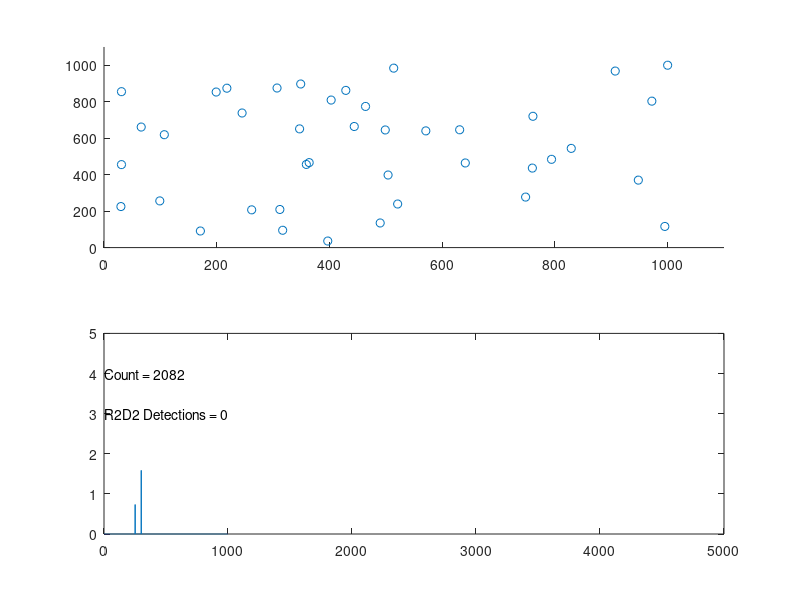

This chart was generated by the following MATLAB code:
%%%%%%%%%%%%%%%%%%%%%%%%%%%%%%%%%%%%%%%%%%%%%%%%%%%%%%%%%%%%%%%%%%%%%%%%%%%%%%%%
% Andrew Payne
% 14 April 2019
%
% r2d2_sim.m - A simulator to show platoon moving through battlespace with
% algorithms programmed to dodge R2D2 units.
%
%
% Basic Instructions:
%   Run in Octave.  Opens up a split GUI figure with battlespace on top and
%   platoon detection time values along the bottom.  Platoon automatically starts 
%   from (1,1), and goes until it finishes at (1000,1000).
%   In the bottom of the GUI window are the count and the R2D2 Detections count.
%   The Count is simply the main loop counter.  The R2D2 Detections count is the
%   number of times the R2D2 (enemy) units spot the platoon.
%
% input arguments:
%   - GRID_SIZE, <#> (default 1000)
%   - NUM_R2D2, <#>  (Try 5 - 50)
%   - RD2D_RANGE, <#> (default 5)
%   - MAX_RANGE, <#>  (Try 50, soldier sensor distance of r2d2 detection)
%
% Example Calls:
%   r2d2_sim
%   r2d2_sim('GRID_SIZE', 500, 'NUM_R2D2', 20)
%   r2d2_sim('MAX_RANGE', 50, 'GRID_SIZE', 1000)
%   r2d2_sim('GRID_SIZE', 1000, 'NUM_R2D2', 40, 'R2D2_RANGE', 6, 'MAX_RANGE', 20)
%
%%%%%%%%%%%%%%%%%%%%%%%%%%%%%%%%%%%%%%%%%%%%%%%%%%%%%%%%%%%%%%%%%%%%%%%%%%%%%%%%

function ret_val = r2d2_sim(varargin)
  GRID_SIZE = 1000;
  NUM_R2D2 = 40;
  R2D2_RANGE = 10;
  MAX_RANGE = 40;

  % Parsing input arguments.
  for i = 1:2:length(varargin)
    switch upper(varargin{i})
      case 'GRID_SIZE'
        GRID_SIZE = varargin{i+1};
      case 'NUM_R2D2'
        NUM_R2D2 = varargin{i+1};
      case 'R2D2_RANGE'
        R2D2_RANGE = varargin{i+1};
      case 'MAX_RANGE'
        MAX_RANGE = varargin{i+1};
      otherwise
        msgbox(['Command ', varargin{i}, ' is not recognized. Exiting.']);
        ret_val = -1;
        return
    end
  end
  
  % Maneuvering step counts:
  DIRECTIVE_FORWARD_STEPS = GRID_SIZE/50;   % Seems to work the best.
  DIRECTIVE_RETRACE_STEPS = GRID_SIZE/50;
  
  ret_val = 0;
  
  grid = zeros(GRID_SIZE);

  % Generate R2D2.
  r2d2.num = NUM_R2D2;
  % Positions (columns wrap top-to-bottom).
  r2d2.raw_positions = fix(rand(1,NUM_R2D2)*GRID_SIZE^2);
  % Set ordered pair positions via R2d2_Positions:
  r2d2.num_detections = 0;
  R2d2_Positions;

  % Place R2D2s into grid.
  grid(r2d2.raw_positions) = 1;

  % Place platoon at the starting mark.
  platoon.position = [1,1];
  platoon.directive = {'N/A', 0;
                       'N/A', 0;};
  platoon.last_move = [0 0 0 0]; % n s e w.
  platoon.move_count = 0;
  platoon.detections = zeros(DIRECTIVE_FORWARD_STEPS, 1);
  platoon.maneuver = 0;
  
  sensor.num_hits = 0;
  sensor.heatmap = zeros(2);  % Give a fresh 2x2 sensor relative heatmap grid.
  sensor.old_heatmap = zeros(2);
  sensor.change = zeros(2);
  splot=[];
  
  Setup_Plot;
  
  done = 0;

  % Main time-step loop.
  while (done == 0)
    % Turn on sensor. Collect Data about R2D2.
    % Gets a 2x2 grid of NW, SW, NE, SE data correlating to severity of sensor data.
    Platoon_Sense;

    % Decides how to proceed to the finish line based on sensor heatmap.
    Platoon_Decide;

    % R2d2 detection:
    R2d2_Detection;
    
    % Updates the plot for this simulation.
    Update_Plot;

    % Loop ending when finish line reached.
    done = (platoon.position(1) > GRID_SIZE-1 && platoon.position(2) > GRID_SIZE-1);
    
    %disp([platoon.directive{1}, ' ', num2str(platoon.directive{2})]);
    
    %disp([num2str(platoon.move_count), ' ', num2str(platoon.position)]);
  end
  
    disp([num2str(platoon.position(1)), ' ', num2str(platoon.position(2))]);
 
 
%%%%%%%%%%%%%%%%%%%%%%%%%%%%%%%%%%%%%%%%%%%%%%%%%%%%%%%%%%%%%%%%%%%%%%%%%%%%%%%%
% FUNCTION:
% Setup_Plot - A function to create a figure window and display the battlespace 
%              scatter plot and heatmap spikes.
%
%
%
%%%%%%%%%%%%%%%%%%%%%%%%%%%%%%%%%%%%%%%%%%%%%%%%%%%%%%%%%%%%%%%%%%%%%%%%%%%%%%%%

  function Setup_Plot
    for (i = 1:NUM_R2D2)
      splot.xdata(i) = r2d2.positions{i}(1);
      splot.ydata(i) = r2d2.positions{i}(2);
    end
    % Add the platoon position:
    splot.xdata(NUM_R2D2+1) = platoon.position(1);
    splot.ydata(NUM_R2D2+1) = platoon.position(2);
    
    f=figure;
    subplot(2,1,1);
    
    % Start the graph
    splot.graph = scatter(splot.xdata, splot.ydata);
    
    axis([0 GRID_SIZE*1.1 0 GRID_SIZE*1.1]);

    subplot(2,1,2);
    
    splot.xheat = linspace(1,1000,GRID_SIZE*5);
    splot.yheat = zeros(1,GRID_SIZE*5);
    splot.heatmap_plot = plot(splot.xheat, splot.yheat);
    splot.move_counter = text(1,4,'Count = 0');
    splot.r2d2_detections = text(1,3,'R2D2 Detections = 0');
    axis([0 GRID_SIZE*5 0 5]);
    
  end
 
%%%%%%%%%%%%%%%%%%%%%%%%%%%%%%%%%%%%%%%%%%%%%%%%%%%%%%%%%%%%%%%%%%%%%%%%%%%%%%%%
% FUNCTION:
% Update_Plot - A function to edit the platoon position, the counter text, the
%               heatmap indicator, and the R2D2 detection count.
%
%
%%%%%%%%%%%%%%%%%%%%%%%%%%%%%%%%%%%%%%%%%%%%%%%%%%%%%%%%%%%%%%%%%%%%%%%%%%%%%%%% 
  function Update_Plot
    xdata_tmp = get(splot.graph, 'xdata');
    ydata_tmp = get(splot.graph, 'ydata');
    
    xdata_tmp(NUM_R2D2+1) = platoon.position(1);
    ydata_tmp(NUM_R2D2+1) = platoon.position(2);
    
    set(splot.graph, 'xdata', xdata_tmp);
    set(splot.graph, 'ydata', ydata_tmp);
    
    yheat_tmp = get(splot.heatmap_plot,'ydata');
    yheat_tmp(platoon.move_count) = sum(sensor.heatmap(:));
    
    set(splot.heatmap_plot, 'ydata', yheat_tmp);
    set(splot.move_counter, 'string', ['Count = ',num2str(platoon.move_count)]);
    set(splot.r2d2_detections, 'string', ['R2D2 Detections = ',num2str(r2d2.num_detections)]);
    
    drawnow
     
  end

%%%%%%%%%%%%%%%%%%%%%%%%%%%%%%%%%%%%%%%%%%%%%%%%%%%%%%%%%%%%%%%%%%%%%%%%%%%%%%%%
% FUNCTION:
% R2d2_Positions - A function to install the R2D2s on the battlespace as deemed
%                  by r2d2.raw_positions array.
%
%
%%%%%%%%%%%%%%%%%%%%%%%%%%%%%%%%%%%%%%%%%%%%%%%%%%%%%%%%%%%%%%%%%%%%%%%%%%%%%%%% 
  function R2d2_Positions
    for i=1:NUM_R2D2
      % X position
      x_pos = ceil(r2d2.raw_positions(i)/GRID_SIZE);
      %x_pos = 50*i + 20;
      
      % Y position
      y_pos = mod(r2d2.raw_positions(i), GRID_SIZE);
      %y_pos = 50*i - 5;
      if (y_pos==0)
        y_pos = GRID_SIZE;
      end 
      
      % Set ordered pair variable.
      r2d2.positions{i} = [x_pos, y_pos]; 

    end
  end

%%%%%%%%%%%%%%%%%%%%%%%%%%%%%%%%%%%%%%%%%%%%%%%%%%%%%%%%%%%%%%%%%%%%%%%%%%%%%%%%
% FUNCTION:
% R2d2_Detection - A function to check if R2D2 detected a platoon in accordance
%                  with the R2D2_RANGE variable.  It will increment the count
%                  within the R2D2 structure if it does spot a platoon.
%
%
%%%%%%%%%%%%%%%%%%%%%%%%%%%%%%%%%%%%%%%%%%%%%%%%%%%%%%%%%%%%%%%%%%%%%%%%%%%%%%%%   
  function R2d2_Detection
     % Go through list of r2d2s, calculating Manhatten Distance.
    for i = 1:NUM_R2D2
      raw_offsets{i} = r2d2.positions{i} - platoon.position;
      raw_man_dist{i} = sum(abs(raw_offsets{i}));
    end
    
    % Reorder from closest to furthest, based on Manhatten Distance:
    [man_dist, sort_order] = sort(cell2mat(raw_man_dist));
    man_dist = num2cell(man_dist);
    offsets = raw_offsets(sort_order); 
    
    R2d2_Measure;
    
    function R2d2_Measure
      r2d2.range = R2D2_RANGE;
      
      % Go through list of r2d2s.
      for r2d2_ctr = 1:NUM_R2D2
        % Manhatten Distance comparison with sensor.range.
        if (man_dist{r2d2_ctr} <= r2d2.range)
          % Add to list of hit(s)
          r2d2.num_detections = r2d2.num_detections + 1;
        else
          break; % Keeps getting further away, break.
        end
      end  
    end
  end
 
%%%%%%%%%%%%%%%%%%%%%%%%%%%%%%%%%%%%%%%%%%%%%%%%%%%%%%%%%%%%%%%%%%%%%%%%%%%%%%%%
% FUNCTION:
% Platoon_Decide - A function to process the beginning through the end of the
%                  platoon's movements. It is very high level. It starts with
%                  deciding whether it's the first step, if it is, just head
%                  north. If there's a number >0 of directives in the queue, then
%                  it calls Platoon_Manuever. Else it checks the sensor's heatmap
%                  and calls a new directive if it is registering an R2D2.
%                  Otherwise, a routine movement northeast is all that it calls.
%
%
%%%%%%%%%%%%%%%%%%%%%%%%%%%%%%%%%%%%%%%%%%%%%%%%%%%%%%%%%%%%%%%%%%%%%%%%%%%%%%%%   
  function Platoon_Decide
    if (platoon.move_count == 0)
      Platoon_Move('North');
      return
    elseif (platoon.directive{2}>0)
      
      % Call the directives.
      Platoon_Manuever

  % Heatmap analysis.
  
  % -------------
  % | NW  | NE  |
  % |     |     |
  % -------------
  % | SW  | SE  |
  % |     |     |
  % -------------
  
  %
    elseif (sensor.num_hits)
      last_move = platoon.directive{1};
      dir_finder = zeros(2);
    
      % Find the direction of the r2d2 being sensed.
      [max_heat,~] = max(sensor.heatmap(:));
      
      [x, y] = find(sensor.heatmap==max_heat);
      
      % Find the direction of the r2d2s that are most increasing.
      %[~,max_chg_dir] = max(sensor.change(:));
      
      dir_finder(x,y) = 1;
      disp(dir_finder)
      %dir_finder(max_chg_dir) = 1;
      
      switch (dir_finder)
        case [0 0; 
              0 1]
          platoon.directive(1:2)={'NorthWest', DIRECTIVE_FORWARD_STEPS};
        case [0 0;
              1 0]
          platoon.directive(1:2)={'NorthEast', DIRECTIVE_FORWARD_STEPS};
        
        case [0 0;
              1 1]
          platoon.directive(1:2)={'North', DIRECTIVE_FORWARD_STEPS};
       
        case [0 1;
              0 0]
          platoon.directive(1:2)={'South', DIRECTIVE_RETRACE_STEPS};
          platoon.directive(3:4)={'East', DIRECTIVE_RETRACE_STEPS};

        case [0 1;
              0 1]
          platoon.directive(1:2)={'NorthWest', DIRECTIVE_RETRACE_STEPS};
          platoon.directive(1:2)={'East', DIRECTIVE_RETRACE_STEPS};
        case [0 1;
              1 0]
          platoon.directive(1:2)={'SouthEast', DIRECTIVE_FORWARD_STEPS};
        
        case [0 1;
              1 1]
          platoon.directive(1:2)={'NorthWest', DIRECTIVE_FORWARD_STEPS};
        
        case [1 0;
              0 0]
          platoon.directive(1:2)={'SouthEast', DIRECTIVE_FORWARD_STEPS};
        
        case [1 0;
              0 1]
          platoon.directive(1:2)={'NorthEast', DIRECTIVE_FORWARD_STEPS};
        
        case [1 0;
              1 0]
          platoon.directive(1:2)={'East', DIRECTIVE_FORWARD_STEPS};
        
        case [1 0;
              1 1]
          platoon.directive(1:2)={'NorthEast', DIRECTIVE_FORWARD_STEPS};
        
        case [1 1;
              0 0]
          platoon.directive(1:2)={'South', 2*DIRECTIVE_RETRACE_STEPS};
          platoon.directive(3:4)={'West', DIRECTIVE_FORWARD_STEPS};
        
        case [1 1;
              0 1]
          platoon.directive(1:2)={'SouthWest', DIRECTIVE_RETRACE_STEPS};
        otherwise
          disp('should not see this');
      end
      
      Platoon_Move(platoon.directive{1});

      % Just a routine move north or east to reach the finish line.
      else
        if platoon.last_move(1)
          Platoon_Move('East');
         % disp('routine move east.');
        % North
        else
          Platoon_Move('North');
         % disp('routine move north.');
        end
      end

%%%%%%%%%%%%%%%%%%%%%%%%%%%%%%%%%%%%%%%%%%%%%%%%%%%%%%%%%%%%%%%%%%%%%%%%%%%%%%%%
% FUNCTION:
% Platoon_Manuever - A function to handle calling Platoon_Move function from the
%                    directives queue, which is a multidimensional cell array
%                    holding the direction to travel and the number of steps to
%                    take on that direction.
%
%
%%%%%%%%%%%%%%%%%%%%%%%%%%%%%%%%%%%%%%%%%%%%%%%%%%%%%%%%%%%%%%%%%%%%%%%%%%%%%%%%      
      % Maneuvering function.
      function Platoon_Manuever
      
        Platoon_Move(platoon.directive{1});
        % Decrement the count.
        platoon.directive{2} = platoon.directive{2} - 1;
        
        % When the first row of directives is exhausted, move second row up.
        if (platoon.directive{2} == 0 && platoon.directive{4}>0)
          disp('Changing Directives');
          platoon.directive{1} = platoon.directive{3};
          platoon.directive{2} = platoon.directive{4};
          platoon.directive{4} = 0;
        end
      
    end
    
%%%%%%%%%%%%%%%%%%%%%%%%%%%%%%%%%%%%%%%%%%%%%%%%%%%%%%%%%%%%%%%%%%%%%%%%%%%%%%%%
% FUNCTION:
% Platoon_Move - A function to  
%
%
%%%%%%%%%%%%%%%%%%%%%%%%%%%%%%%%%%%%%%%%%%%%%%%%%%%%%%%%%%%%%%%%%%%%%%%%%%%%%%%%    
      function Platoon_Move(direction)
        direction = upper(direction);
        switch direction
          case 'NORTH'
            if (platoon.position(2) < GRID_SIZE)
              platoon.position(2) = platoon.position(2) + 1;
              platoon.last_move = [1 0 0 0];
              platoon.move_count = platoon.move_count + 1; 
            elseif (platoon.position(1) < GRID_SIZE)
              Platoon_Move('East');
            else
              Platoon_Move('South');
            end
          case 'SOUTH'
            platoon.position(2) = platoon.position(2) - 1;
            platoon.last_move = [0 1 0 0];
            platoon.move_count = platoon.move_count + 1; 
          case 'EAST'
            if (platoon.position(1) < GRID_SIZE)
              platoon.position(1) = platoon.position(1) + 1;
              platoon.last_move = [0 0 1 0];
              platoon.move_count = platoon.move_count + 1; 
            elseif (platoon.position(2) < GRID_SIZE)
              Platoon_Move('North');
            else
              Platoon_Move('South');
            end
          case 'WEST'
            platoon.position(1) = platoon.position(1) - 1;
            platoon.last_move = [0 0 0 1];
            platoon.move_count = platoon.move_count + 1; 
          case 'NORTHEAST'
            if (platoon.last_move == [1 0 0 0])
              Platoon_Move('East');
            else
              Platoon_Move('North');
            end
          case 'NORTHWEST'
            if (platoon.last_move == [1 0 0 0])
              Platoon_Move('West');
            else
              Platoon_Move('North');
            end
          case 'SOUTHEAST'
            if (platoon.last_move == [0 1 0 0])
              Platoon_Move('East');
            else
              Platoon_Move('South');
            end
          case 'SOUTHWEST'
            if (platoon.last_move == [0 1 0 0])
              Platoon_Move('West');
            else
              Platoon_Move('South');
            end
        end  
      end

  end
  
  function Platoon_Sense
    % Go through list of r2d2s, calculating Manhatten Distance.
    for i = 1:NUM_R2D2
      raw_offsets{i} = r2d2.positions{i} - platoon.position;
      raw_man_dist{i} = sum(abs(raw_offsets{i}));
    end
    
    % Reorder from closest to furthest, based on Manhatten Distance:
    [man_dist, sort_order] = sort(cell2mat(raw_man_dist));
    man_dist = num2cell(man_dist);
    offsets = raw_offsets(sort_order);
    
    % Run Sensor_Measure to pick up any R2D2(s).
    Sensor_Measure;
    
    % Run Sensor_Calc to calculate severity of measurements and mark the change from last detection.
    Sensor_Calc;

    function Sensor_Measure
      %sensor.capability = 0.8; % luck of the draw.
      sensor.capability = .2 + .5*rand; % luck of the draw.
      sensor.range = sensor.capability * MAX_RANGE;
      sensor.old_heatmap = sensor.heatmap;
      sensor.heatmap = zeros(2);  % Give a fresh 2x2 sensor relative heatmap grid.
      sensor.num_hits = 0; % reset.
      
      % Go through list of r2d2s.
      for r2d2_ctr = 1:NUM_R2D2
        % Manhatten Distance comparison with sensor.range.
        if (man_dist{r2d2_ctr} <= sensor.range)
          % Add to list of hit(s)
          sensor.num_hits = sensor.num_hits + 1;
          sensor.hits{r2d2_ctr} = offsets{r2d2_ctr};
          sensor.man_dist{r2d2_ctr} = man_dist{r2d2_ctr};
        else
          break; % Keeps getting further away, break.
        end
      end  
    end
    
    function Sensor_Calc
      for hit_ctr = 1:sensor.num_hits
        % Find the N/S/E/W direction via the sign.
        if (sensor.hits{hit_ctr}(1) > 0)
          x_sign = 1;
        else
          x_sign = -1;
        end
        if (sensor.hits{hit_ctr}(2) > 0)
          y_sign = 1;
        else
          y_sign = -1;
        end
        
        norm_vector = sensor.hits{hit_ctr}/norm(abs(sensor.hits{hit_ctr}));
        
        % If X direction is severe:
        if (norm_vector(2) ~= 0)
          if (abs(norm_vector(1)/norm_vector(2)) > 5)
            norm_vector(1) = 1;
            norm_vector(2) = 0;
          end
        end
        if (norm_vector(1) ~= 0)
          if (abs(norm_vector(2)/norm_vector(1)) > 5)
            norm_vector(1) = 0;
            norm_vector(2) = 1;
          end
        end
        
        % Gives the strength of the signals:
        x_gauge = norm_vector(1)*x_sign*(1 - abs(sensor.hits{hit_ctr}(1) / sensor.range));
        y_gauge = norm_vector(2)*y_sign*(1 - abs(sensor.hits{hit_ctr}(2) / sensor.range));
   
        if (x_gauge > 0) % Target is at right.
          sensor.heatmap(1,2) = sensor.heatmap(1,2) + x_gauge;
          sensor.heatmap(2,2) = sensor.heatmap(2,2) + x_gauge;
        elseif (x_gauge < 0) % Target is at left.
          sensor.heatmap(1,1) = sensor.heatmap(1,1) - x_gauge;
          sensor.heatmap(2,1) = sensor.heatmap(2,1) - x_gauge;
        end
        if (y_gauge > 0) % Target is above.
          sensor.heatmap(1,1) = sensor.heatmap(1,1) + y_gauge;
          sensor.heatmap(1,2) = sensor.heatmap(1,2) + y_gauge;
        elseif (y_gauge < 0) % Target is below.
          sensor.heatmap(2,1) = sensor.heatmap(2,1) - y_gauge;
          sensor.heatmap(2,2) = sensor.heatmap(2,2) - y_gauge;
        end
        
      end
      
      % Get the change from last detection:
      sensor.change = sensor.heatmap - sensor.old_heatmap;
      
    end
end

end
